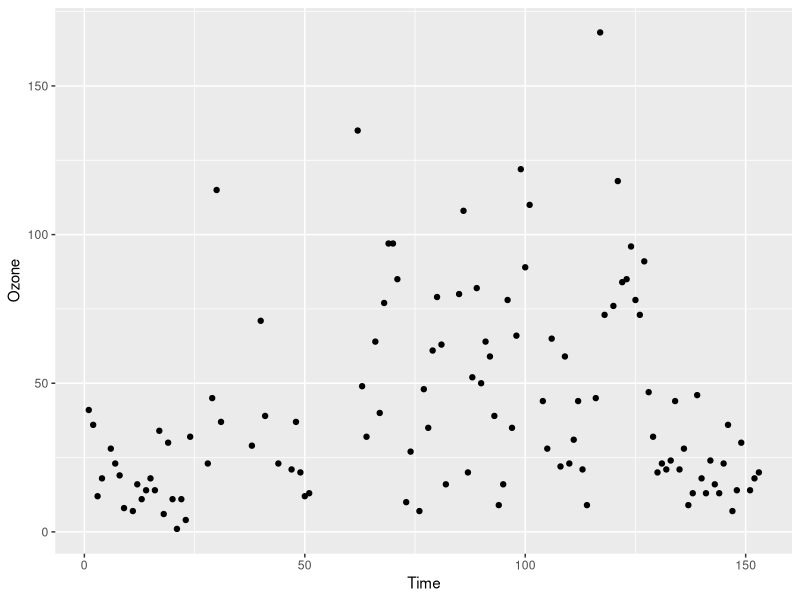
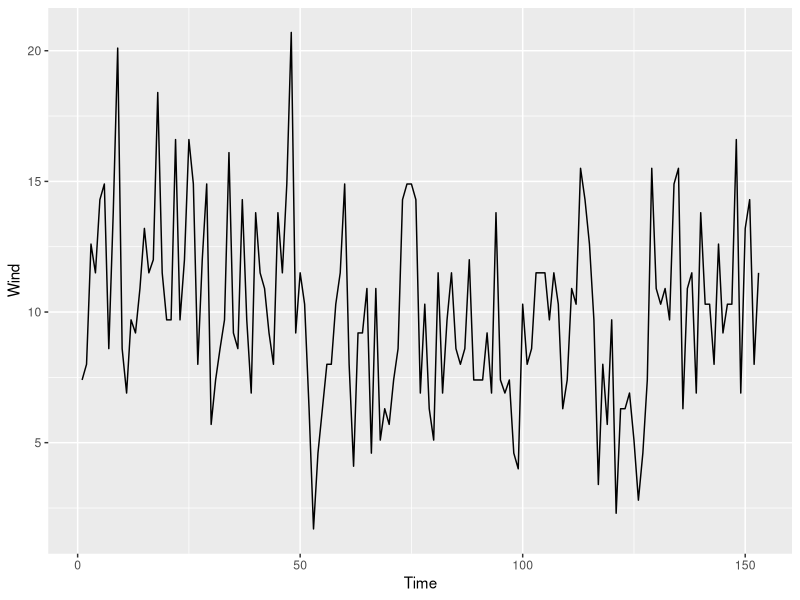
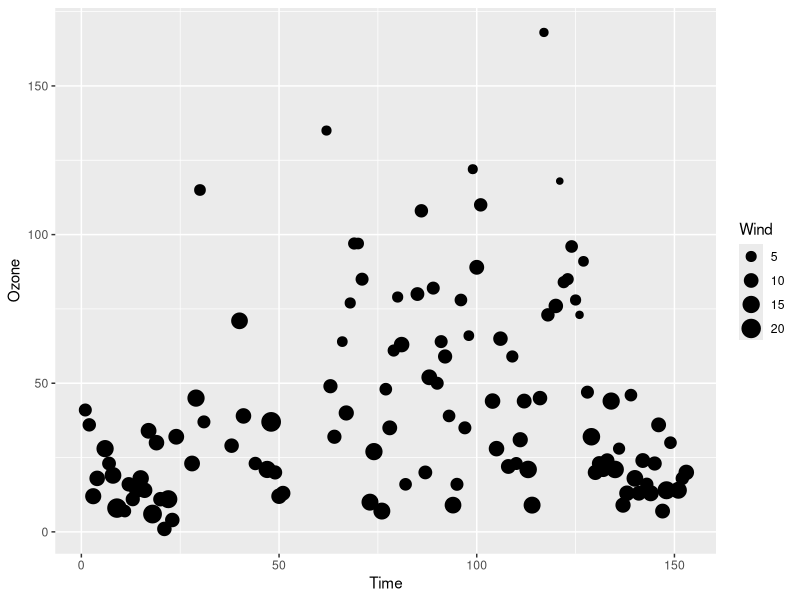
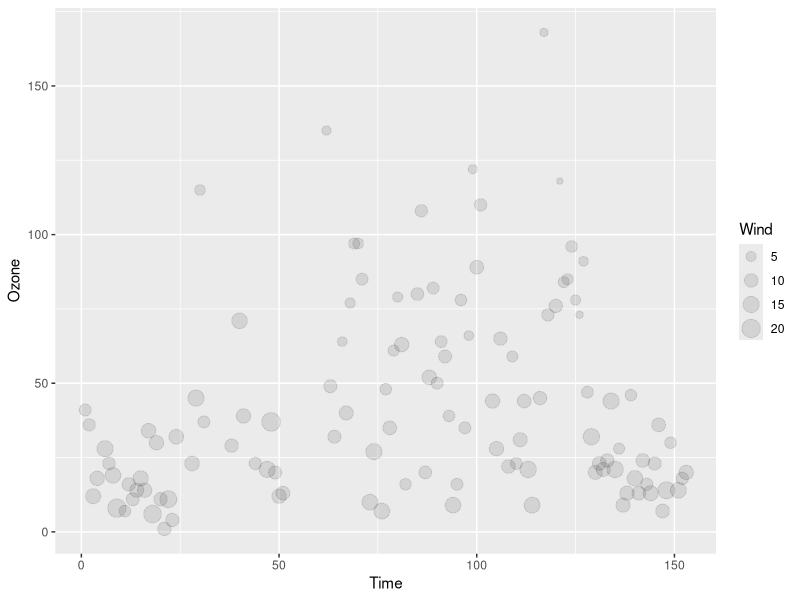
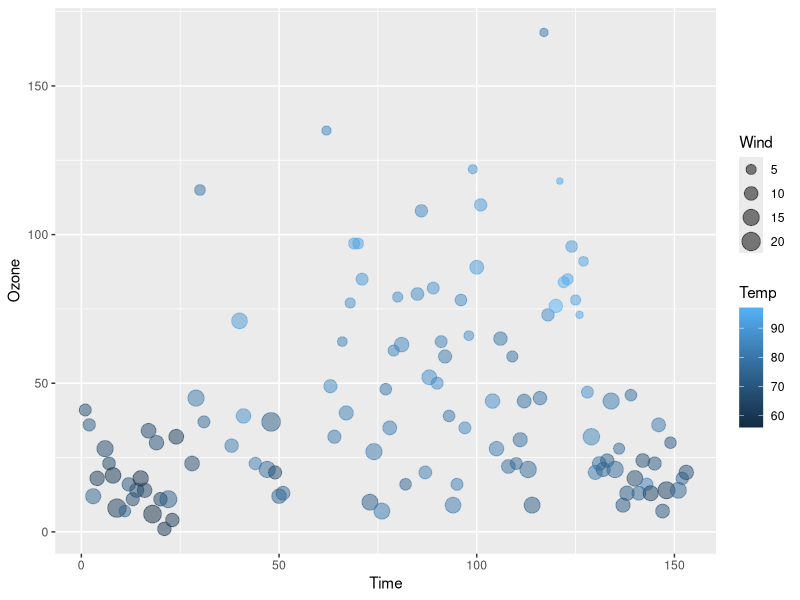
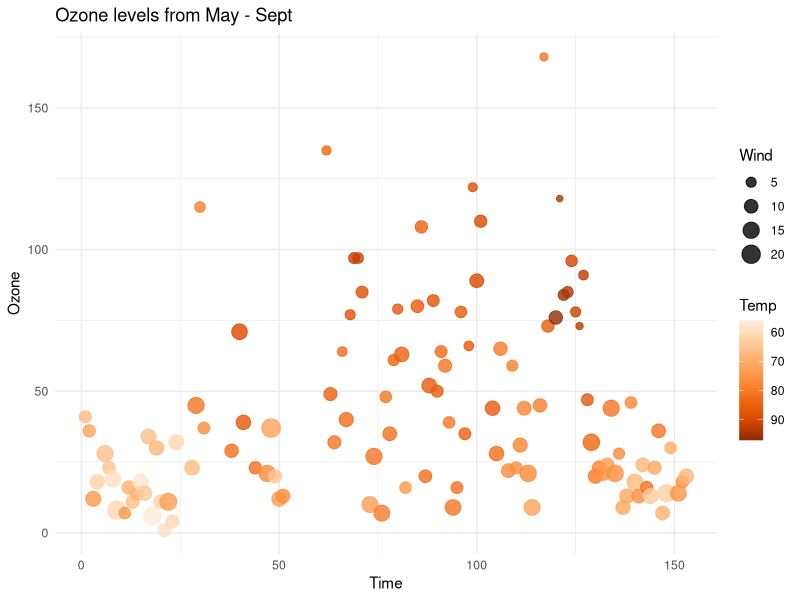

Reproduce these figures in R, in order.
## ---- chunk 1
knitr::opts_chunk$set(echo = TRUE)

## ---- chunk 2
library(datasets)
library(tidyverse)
data(airquality)
## ---- chunk 3
airquality %>% 
  filter(Month > 6) %>% #subsetting
  mutate(Time = 1:92) -> cleaned_df #creating a new column
## ---- chunk 4
airquality %>% 
  mutate(Time = 1:153) %>% 
  ggplot(aes(x = Time, y = Ozone)) + 
  geom_point()
## ---- chunk 5
airquality %>% 
  mutate(Time = 1:153) %>% 
  ggplot(aes(x = Time, y = Wind)) + 
  geom_line() 
## ---- chunk 6
airquality %>% 
  mutate(Time = 1:153) %>% 
  ggplot(aes(x = Time, y = Ozone, size = Wind)) + 
  geom_point()
## ---- chunk 7
airquality %>% 
  mutate(Time = 1:153) %>% 
  ggplot(aes(x = Time, y = Ozone, size = Wind)) + 
  geom_point(alpha = 0.1) #change *global* aesthetics in the geometry
## ---- chunk 8
airquality %>% 
  mutate(Time = 1:153) %>% 
  ggplot(aes(x = Time, y = Ozone, size = Wind, color = Temp)) + 
  geom_point(alpha = 0.5)
## ---- chunk 9
airquality %>% 
  mutate(Time = 1:153) %>% 
  ggplot(aes(x = Time, y = Ozone, size = Wind, color = Temp)) + 
  geom_point(alpha = 0.8) + 
  scale_color_distiller(palette = "Oranges", trans = "reverse") + 
  theme_minimal() + 
  ggtitle("Ozone levels from May - Sept")
